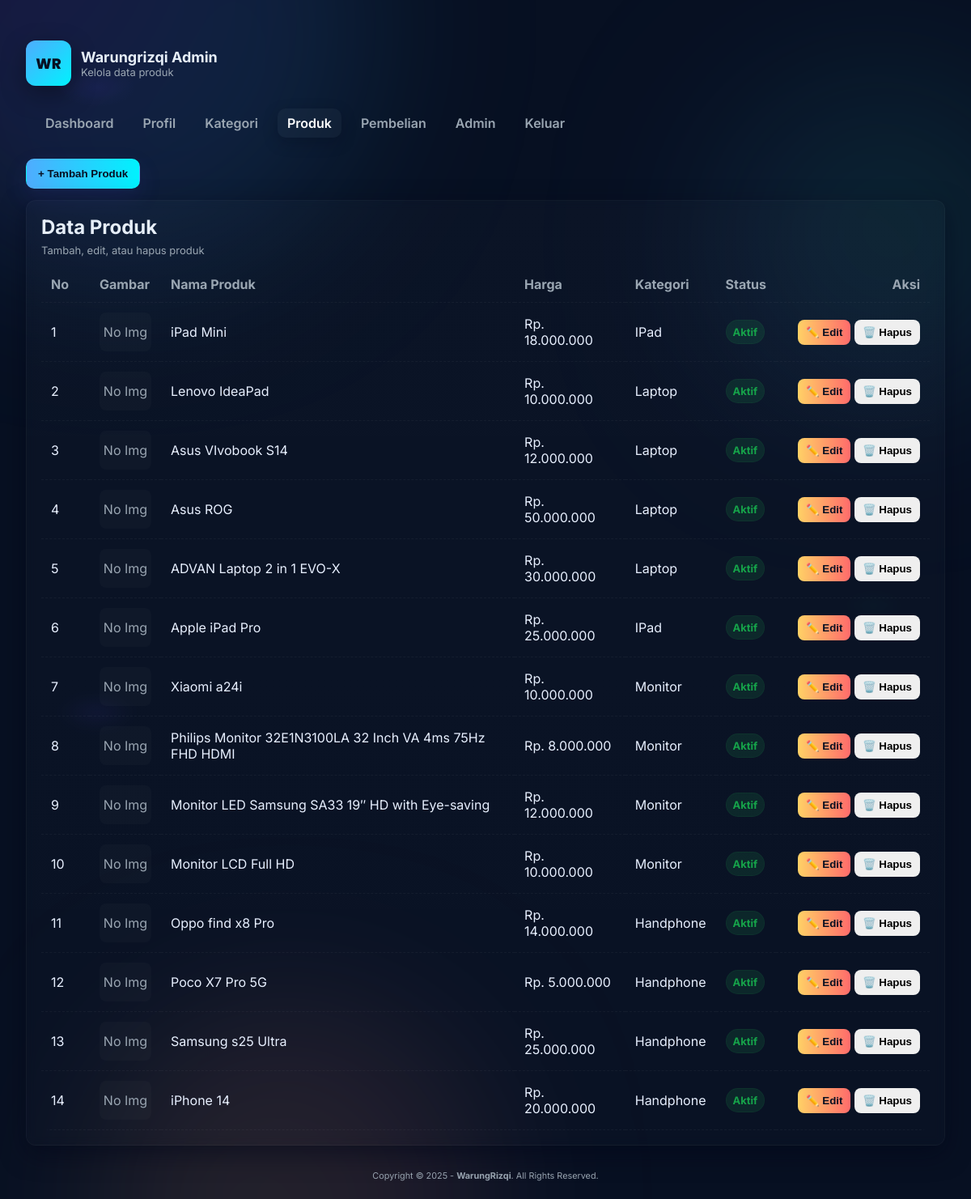
The app's page /data-produk.php (signed in) with its own data.
### tables this page shows
CREATE TABLE `tb_product` (
  `product_id` int(11) NOT NULL,
  `category_id` int(11) NOT NULL,
  `product_name` varchar(100) NOT NULL,
  `product_price` int(11) NOT NULL,
  `product_discount` int(11) NOT NULL DEFAULT 0,
  `product_discount_price` decimal(12,2) DEFAULT NULL,
  `product_description` text NOT NULL,
  `product_image` varchar(100) NOT NULL,
  `product_status` tinyint(1) NOT NULL,
  `data_created` timestamp NOT NULL DEFAULT current_timestamp(),
  `product_stock` int(11) NOT NULL DEFAULT 0
);

CREATE TABLE `tb_category` (
  `category_id` int(11) NOT NULL,
  `category_name` varchar(25) NOT NULL
);

### data-produk.php (the view, shortened to what this page needs)
<?php
include 'db.php';
$produk_q = mysqli_query($conn, "SELECT p.*, c.category_name FROM tb_product p LEFT JOIN tb_category c USING (category_id) ORDER BY p.product_id DESC");
$produk = [];
if ($produk_q) {
    while ($r = mysqli_fetch_assoc($produk_q)) $produk[] = $r;
}
?>
<!DOCTYPE html>
<html lang="id">
<head>
</head>
<body>
  <div class="bg-anim" aria-hidden="true">
    <span class="blob b1"></span>
    <span class="blob b2"></span>
    <span class="blob b3"></span>
  </div>
<div class="container">
  <header>
    <div class="brand">
      <div class="logo">WR</div>
      <div>
        <div class="title">Warungrizqi Admin</div>
        <div class="sub">Kelola data produk</div>
      </div>
    </div>
  </header>
  <nav class="nav" aria-label="Main navigation">
    <a href="dashboard.php">Dashboard</a>
    <a href="profil.php">Profil</a>
    <a href="data-kategori.php">Kategori</a>
    <a href="data-produk.php" class="active">Produk</a>
    <a href="data-pembelian.php">Pembelian</a>
    <a href="data-user.php">Admin</a>
    <a href="keluar.php">Keluar</a>
  </nav>
  <div class="controls" style="margin-top:14px;margin-bottom:14px">
    <button class="btn primary" onclick="window.location.href='tambah-produk.php'">+ Tambah Produk</button>
  </div>
    <section class="card">
        <h2 style="margin:0">Data Produk</h2>
        <div class="sub" style="margin-top:6px">Tambah, edit, atau hapus produk</div>
        <div class="table-wrap" aria-live="polite">
            <?php if (!empty($produk)): ?>
            <table class="table" role="table" aria-label="Daftar Produk">
                <thead>
                    <tr>
                        <th style="width:60px">No</th>
                        <th>Gambar</th>
                        <th>Nama Produk</th>
                        <th>Harga</th>
                        <th>Kategori</th>
                        <th>Status</th>
                        <th style="width:190px;text-align:right">Aksi</th>
                    </tr>
                </thead>
                <tbody>
                    <?php $no = 1; foreach ($produk as $row): ?>
                    <tr>
                        <td><?= $no++; ?></td>
                        <td>
                            <?php if (!empty($row['product_image']) && file_exists('produk/'.$row['product_image'])): ?>
                                <img src="produk/<?= htmlspecialchars($row['product_image']); ?>" alt="<?= htmlspecialchars($row['product_name']); ?>" class="tn">
                            <?php else: ?>
                                <div style="width:64px;height:48px;border-radius:8px;background:rgba(255,255,255,0.02);display:flex;align-items:center;justify-content:center;color:var(--muted)">No Img</div>
                            <?php endif; ?>
                        </td>
                        <td><?= htmlspecialchars($row['product_name']); ?></td>
                        <td>Rp. <?= number_format($row['product_price'],0,',','.'); ?></td>
                        <td><?= htmlspecialchars($row['category_name'] ?? '-'); ?></td>
                        <td>
                            <span class="pill <?= ($row['product_status']==1)?'active':'inactive' ?>">
                                <?= ($row['product_status']==1)?'Aktif':'Tidak Aktif' ?>
                            </span>
                        </td>
                        <td style="text-align:right">
                            <button class="action-btn btn-edit" onclick="window.location='edit-produk.php?id=<?= $row['product_id']; ?>'">✏️ Edit</button>
                            <button class="action-btn btn-delete" onclick="if(confirm('Yakin hapus produk ini?')) window.location='proses-hapus.php?type=produk&id=<?= $row['product_id']; ?>'">🗑️ Hapus</button>
                        </td>
                    </tr>
                    <?php endforeach; ?>
                </tbody>
            </table>
            <?php else: ?>
                <div class="empty">Belum ada produk. Tambah produk baru untuk mulai berjualan.</div>
            <?php endif; ?>
        </div>
    </section>
    <div class="footer">
    	<small>Copyright &copy; 2025 - <b>WarungRizqi</b>. All Rights Reserved.</small>
    </div>
</div>
</body>
</html>

### data-produk.php (style rules this page uses)
:root { --bg:#0f172a; --card-bg:#0b1220; --muted:#9aa6b2; --accent: linear-gradient(90deg,#4facfe,#00f2fe); --glass: rgba(255,255,255,0.04); --card-elev: 0 10px 30px rgba(2,6,23,0.5); --success:#16a34a; }
* { box-sizing:border-box }
html,body { height:100%;margin:0;font-family:Inter,system-ui,Arial;background: radial-gradient(800px 400px at 10% 10%, rgba(79,70,229,0.08), transparent 6%), radial-gradient(600px 300px at 90% 90%, rgba(16,185,129,0.03), transparent 6%), #071022;color:#e6eef8;-webkit-font-smoothing:antialiased }
a { color:inherit;text-decoration:none }
.container { max-width:1180px;margin:28px auto;padding:22px;position:relative;z-index:1 }
.bg-anim { position:fixed; inset:0; z-index:0; pointer-events:none; overflow:hidden; mix-blend-mode:normal; }
.bg-anim .blob { position:absolute; border-radius:50%; filter:blur(90px); opacity:0.18; transform:translate3d(0,0,0); will-change:transform; mix-blend-mode:screen; }
.bg-anim .b1 { width:600px;height:600px; left:-12%;top:-18%; background:radial-gradient(circle at 20% 30%, rgba(124,58,237,0.95), rgba(6,182,212,0.85)); animation:blobFloat1 14s ease-in-out infinite; }
.bg-anim .b2 { width:420px;height:420px; right:-8%;top:6%; background:radial-gradient(circle at 60% 40%, rgba(16,185,129,0.95), rgba(79,70,229,0.85)); animation:blobFloat2 18s ease-in-out infinite; opacity:0.14; }
.bg-anim .b3 { width:480px;height:480px; left:10%;bottom:-16%; background:radial-gradient(circle at 30% 60%, rgba(255,186,116,0.95), rgba(255,99,132,0.85)); animation:blobFloat3 20s ease-in-out infinite; opacity:0.12; }
.brand { display:flex;align-items:center;gap:12px }
.logo { width:56px;height:56px;border-radius:12px;background:linear-gradient(135deg,#4facfe,#00f2fe);display:flex;align-items:center;justify-content:center;color:#071022;font-weight:800;font-family:Poppins;font-size:18px;box-shadow:0 10px 30px rgba(0,0,0,0.35) }
.title { font-size:18px;font-weight:700 }
.sub { color:var(--muted);font-size:13px }
.nav { margin-top:16px;background:transparent;padding:12px;border-radius:12px;display:flex;gap:12px;flex-wrap:wrap }
.nav a { padding:8px 12px;border-radius:10px;color:var(--muted);text-decoration:none;font-weight:600 }
.nav a.active { background:rgba(255,255,255,0.03);color:#fff;box-shadow:0 6px 18px rgba(2,6,23,0.25) }
.controls { display:flex;gap:10px;align-items:center }
.btn { position:relative;overflow:hidden;display:inline-flex;align-items:center;gap:8px;padding:10px 14px;border-radius:10px;border:1px solid rgba(255,255,255,0.04); background:linear-gradient(90deg,rgba(255,255,255,0.02),transparent);color:#e6eef8;cursor:pointer;font-weight:700;transition:transform .18s ease, box-shadow .18s ease;will-change:transform;text-decoration:none; }
.btn.primary { background:linear-gradient(90deg,#4facfe,#00f2fe);color:#071022;box-shadow:0 12px 30px rgba(79,70,229,0.12) }
.card { background:linear-gradient(180deg, rgba(255,255,255,0.02), rgba(255,255,255,0.01));padding:18px;border-radius:12px;border:1px solid rgba(255,255,255,0.03);box-shadow:var(--card-elev);backdrop-filter: blur(6px) }
.table-wrap { overflow:auto;border-radius:10px;margin-top:12px }
.table { width:100%;border-collapse:collapse;min-width:820px }
.table thead th { background:transparent;color:var(--muted);text-align:left;padding:12px;font-weight:700;border-bottom:1px dashed rgba(255,255,255,0.04) }
.table tbody td { padding:12px;border-bottom:1px dashed rgba(255,255,255,0.04);vertical-align:middle;color:#e8f0ff }
.pill { display:inline-block;padding:6px 8px;border-radius:999px;font-weight:700;font-size:13px }
.pill.active { background:rgba(34,197,94,0.12);color:var(--success);border:1px solid rgba(34,197,94,0.06) }
.action-btn { padding:8px 10px;border-radius:8px;font-weight:700;position:relative;overflow:hidden;cursor:pointer;border:none;transition:transform .14s,box-shadow .14s }
.btn-edit { background:linear-gradient(90deg,#ffd166,#ff6b6b);color:#071022 }
.action-btn::after { content:'›';position:absolute;right:8px;top:50%;transform:translateY(-50%) translateX(8px);opacity:0;transition:transform .18s,opacity .18s;color:rgba(0,0,0,0.12) }
.footer { margin-top:28px;text-align:center;color:var(--muted);font-size:13px }

### records on screen
tb_product: shows "No Img", product_name "iPad Mini", product_price "18.000.000", category.category_name "IPad", product_status "Aktif"
tb_product: shows "No Img", product_name "Lenovo IdeaPad", product_price "10.000.000", category.category_name "Laptop", product_status "Aktif"
tb_product: shows "No Img", product_name "Asus VIvobook S14", product_price "12.000.000", category.category_name "Laptop", product_status "Aktif"
tb_product: shows "No Img", product_name "Asus ROG", product_price "50.000.000", category.category_name "Laptop", product_status "Aktif"
tb_product: shows "No Img", product_name "ADVAN Laptop 2 in 1 EVO-X", product_price "30.000.000", category.category_name "Laptop", product_status "Aktif"
tb_product: shows "No Img", product_name "Apple iPad Pro", product_price "25.000.000", category.category_name "IPad", product_status "Aktif"
tb_product: shows "No Img", product_name "Xiaomi a24i", product_price "10.000.000", category.category_name "Monitor", product_status "Aktif"
tb_product: shows "No Img", product_name "Philips Monitor 32E1N3100LA 32 Inch VA 4ms 75Hz FHD HDMI", product_price "8.000.000", category.category_name "Monitor", product_status "Aktif"
tb_product: shows "No Img", product_name "Monitor LED Samsung SA33 19″ HD with Eye-saving", product_price "12.000.000", category.category_name "Monitor", product_status "Aktif"
tb_product: shows "No Img", product_name "Monitor LCD Full HD", product_price "10.000.000", category.category_name "Monitor", product_status "Aktif"
tb_product: shows "No Img", product_name "Oppo find x8 Pro", product_price "14.000.000", category.category_name "Handphone", product_status "Aktif"
tb_product: shows "No Img", product_name "Poco X7 Pro 5G", product_price "5.000.000", category.category_name "Handphone", product_status "Aktif"
tb_product: shows "No Img", product_name "Samsung s25 Ultra", product_price "25.000.000", category.category_name "Handphone", product_status "Aktif"
tb_product: shows "No Img", product_name "iPhone 14", product_price "20.000.000", category.category_name "Handphone", product_status "Aktif"
